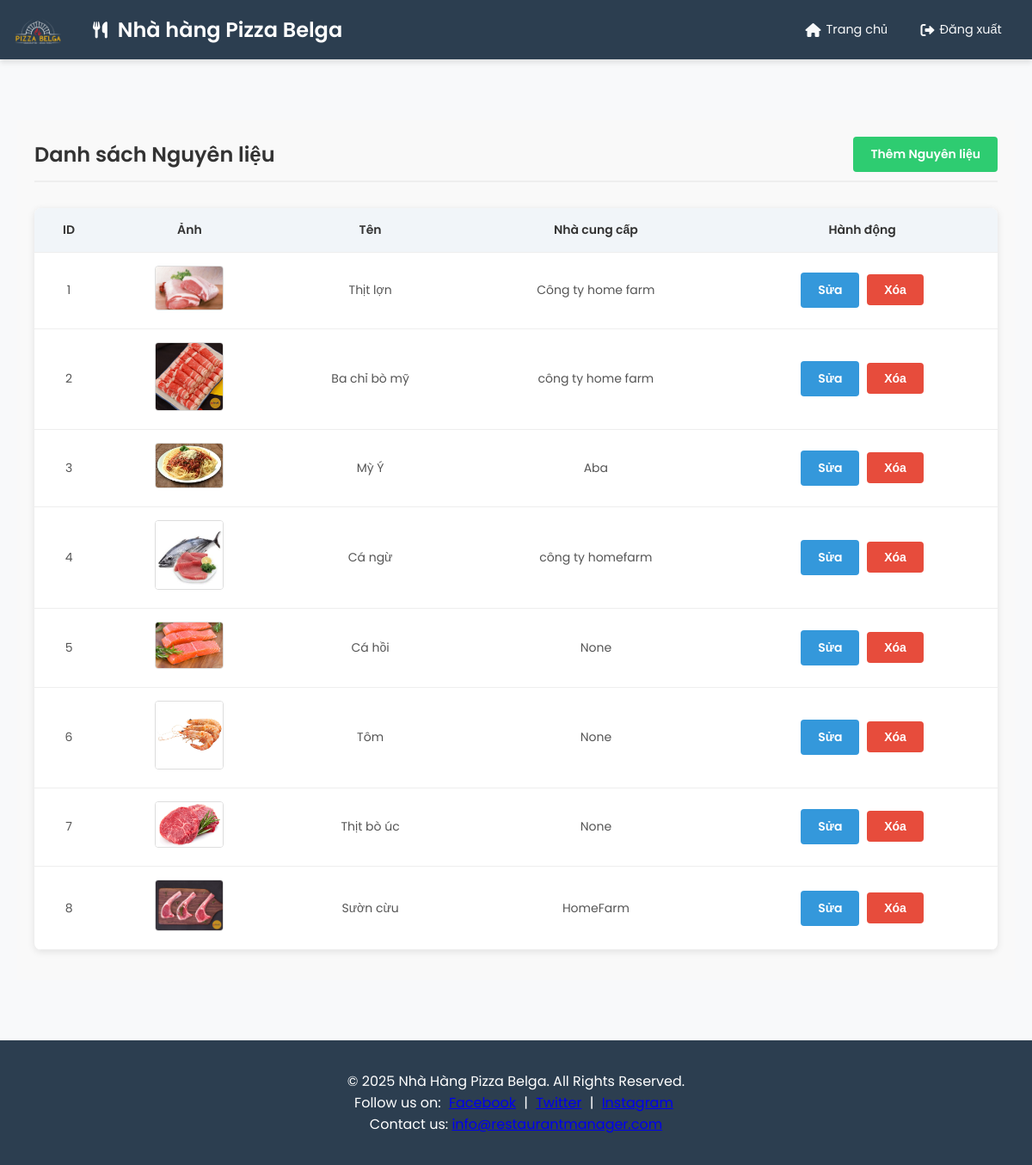
The page /ingredient/ on the database its author committed.
### models/ingredient.py (models this page shows, shortened)
class Ingredient(db.Model):
    __tablename__ = 'ingredients'
    id = db.Column(db.Integer, primary_key=True)
    name = db.Column(db.String(120), nullable=False)
    unit = db.Column(db.String(20))
    image = db.Column(db.Text)
    name_supplier = db.Column(db.Text)
    current_stock = db.Column(db.Float, default=0.0)
    min_stock = db.Column(db.Float, default=0.0)
    target_stock = db.Column(db.Float, default=1.0)
    prev_used = db.Column(db.Float, default=1.0, nullable=False)
    total_used = db.Column(db.Float, default=1.0, nullable=False)
    discrepancy = db.Column(db.Float, default=0.0, nullable=False)
    transactions = db.relationship("WarehouseTransaction", backref="ingredient", lazy=True)

### routes/ingredient.py (the view)
@ingredient_bp.route('/')
def list_ingredients():
    ingredients = Ingredient.query.all()
    return render_template('ingredient.html', ingredients=ingredients)

### app.py (called while the page is built)
@app.before_request
def log_request_info():
    logging.info(f"Request: {request.method} {request.path}")
    logging.info(f"Headers: {request.headers}")
    logging.info(f"Body: {request.get_data()}")

@app.after_request
def log_response_info(response):
    logging.info(f"Response status: {response.status}")
    return response

### templates/ingredient.html (shortened to what this page needs)
{% extends "layout.html" %}
{% block content %}
<div class="ingredient-container">
    <div class="header">
        <h2>Danh sách Nguyên liệu</h2>
        <a href="{{ url_for('ingredient.create_ingredient') }}" class="btn btn-create">Thêm Nguyên liệu</a>
    </div>
    <table class="ingredient-table">
        <thead>
            <tr>
                <th>ID</th>
                <th>Ảnh</th>
                <th>Tên</th>
                <th>Nhà cung cấp</th>
                <th>Hành động</th>
            </tr>
        </thead>
        <tbody>
            {% for ingredient in ingredients %}
            <tr>
                <td>{{ ingredient.id }}</td>
                <td>
                    {% if ingredient.image %}
                    <img src="{{ ingredient.image }}" alt="{{ ingredient.name }}" class="ingredient-image-preview">
                    {% else %}
                    <span>Không có ảnh</span>
                    {% endif %}
                </td>
                <td>{{ ingredient.name }}</td>
                <td>{{ ingredient.name_supplier }}</td>
                <td>
                    <a href="{{ url_for('ingredient.edit_ingredient', ingredient_id=ingredient.id) }}" class="btn btn-edit">Sửa</a>
                    <form action="{{ url_for('ingredient.delete_ingredient', ingredient_id=ingredient.id) }}" method="POST" onsubmit="return confirm('Bạn có chắc muốn xóa?');" style="display:inline;">
                        <button type="submit" class="btn btn-delete">Xóa</button>
                    </form>
                </td>
            </tr>
            {% endfor %}
        </tbody>
    </table>
</div>
{% endblock %}

### static/css/style.css (style rules this page uses)
:root { --primary-color: #4a6fa5; --primary-dark: #345785; --secondary-color: #ff7e5f; --accent-color: #38b2ac; --background-color: #f8f9fa; --header-bg: #2c3e50; --header-hover: #34495e; --text-light: #f8f9fa; --text-dark: #2d3748; --border-color: #e2e8f0; --success-color: #38a169; --warning-color: #e9b949; --danger-color: #e53e3e; --info-color: #4299e1; }
* { margin: 0; padding: 0; box-sizing: border-box; }
body { font-family: 'Poppins', sans-serif; background-color: var(--background-color); color: var(--text-dark); min-height: 100vh; display: flex; flex-direction: column; }
.btn { padding: 8px 16px; border-radius: 4px; border: none; cursor: pointer; font-weight: 500; transition: all 0.2s ease; }
table { width: 100%; border-collapse: collapse; margin: 15px 0; }
table th, table td { padding: 12px 15px; text-align: left; border-bottom: 1px solid var(--border-color); }
table th { background-color: #f1f5f9; color: var(--primary-dark); font-weight: 600; }
form { max-width: 800px; margin: 0 auto; }

### static/css/menu.css (style rules this page uses)
.btn-edit { background-color: #f0f0f0; color: #555; }

### static/css/order.css (style rules this page uses)
.btn { display: inline-block; padding: 8px 16px; background-color: #3498db; color: white; text-decoration: none; border-radius: 4px; font-weight: 600; transition: background-color 0.3s; }

### static/css/ingredient.css (style rules this page uses)
.ingredient-container { max-width: 1200px; margin: 50px auto; padding: 20px; font-family: 'Poppins', sans-serif; background-color: #f9f9f9; }
.ingredient-container .header { display: flex; justify-content: space-between; align-items: center; margin-bottom: 30px; border-bottom: 2px solid #eee; padding-bottom: 10px; }
.ingredient-container h2 { margin: 0; color: #333; font-size: 24px; font-weight: 600; }
.btn { padding: 10px 20px; border-radius: 4px; text-decoration: none; font-size: 14px; transition: background-color 0.3s ease; color: #fff; display: inline-block; }
.btn-create { background-color: #2ecc71; }
.btn-edit { background-color: #3498db; margin-right: 5px; }
.btn-delete { background-color: #e74c3c; }
.ingredient-table { width: 100%; border-collapse: collapse; background-color: #fff; box-shadow: 0 2px 8px rgba(0,0,0,0.1); border-radius: 8px; overflow: hidden; }
.ingredient-table thead { background-color: #f8f9fa; }
.ingredient-table th, .ingredient-table td { padding: 15px; text-align: center; border-bottom: 1px solid #eee; font-size: 14px; color: #555; }
.ingredient-table th { font-weight: 600; color: #333; }
.ingredient-table tbody tr:last-child { border-bottom: none; }
.ingredient-image-preview { max-width: 80px; height: auto; border-radius: 4px; border: 1px solid #ddd; }

### rows shown on the page
Ingredient: id "1", image (picture), name "Thịt lợn", name_supplier "Công ty home farm"
Ingredient: id "2", image (picture), name "Ba chỉ bò mỹ", name_supplier "công ty home farm"
Ingredient: id "3", image (picture), name "Mỳ Ý", name_supplier "Aba"
Ingredient: id "4", image (picture), name "Cá ngừ", name_supplier "công ty homefarm"
Ingredient: id "5", image (picture), name "Cá hồi", name_supplier "None"
Ingredient: id "6", image (picture), name "Tôm", name_supplier "None"
Ingredient: id "7", image (picture), name "Thịt bò úc", name_supplier "None"
Ingredient: id "8", image (picture), name "Sườn cừu", name_supplier "HomeFarm"
